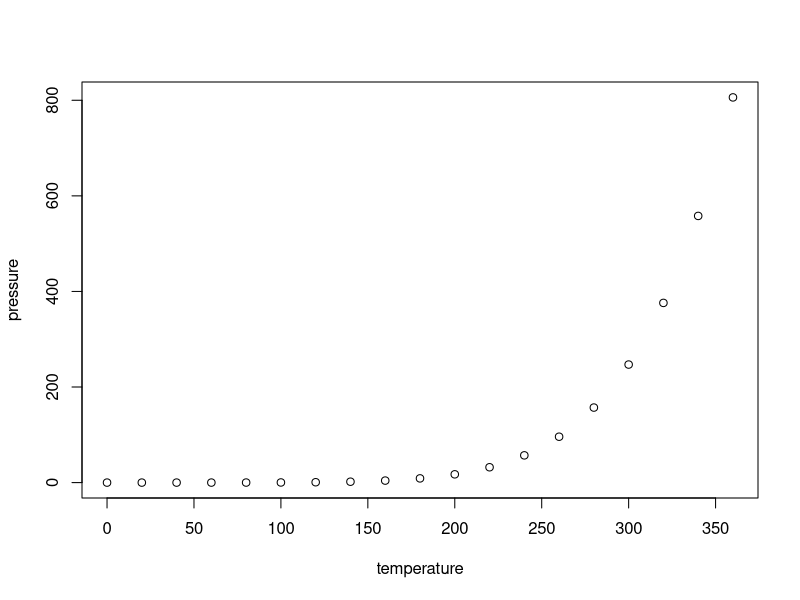
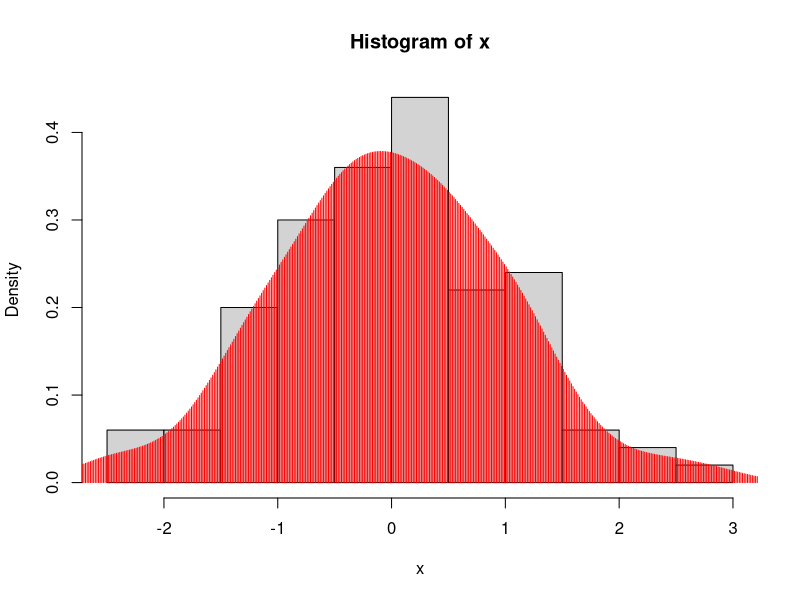
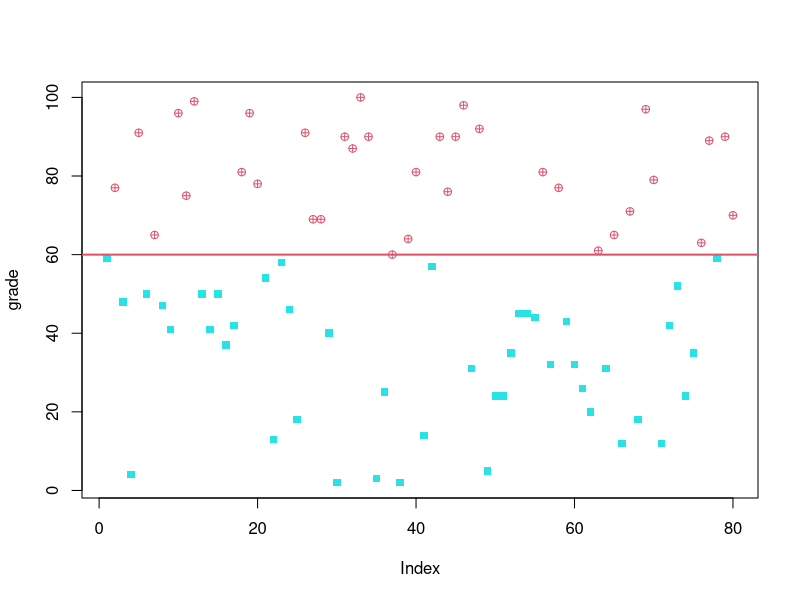

These figures' R source, in order:
## ---- chunk 1
knitr::opts_chunk$set(echo = TRUE)
## ---- chunk 2
summary(cars)
## ---- chunk 3
plot(pressure)
## ---- chunk 4
x=rnorm(100)
hist(x, probability =  T)
lines(density(x), type = 'h', col = 'red')
#shapiro.text(X)
## ---- chunk 5
grade = sample(0:100, 80, replace = T)  ## replace = T 은 반복 허용
plot(grade,col=ifelse(grade >= 60 , 2, 5), pch = ifelse(grade >= 60,10,15))
abline(h = 60, col = 2, lwd = 2)
